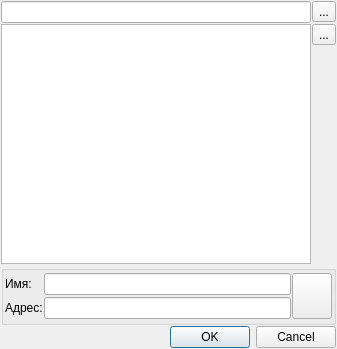
<?xml version="1.0" encoding="UTF-8"?>
<ui version="4.0">
 <class>CAddrBook</class>
 <widget class="QDialog" name="CAddrBook">
  <property name="geometry">
   <rect>
    <x>0</x>
    <y>0</y>
    <width>337</width>
    <height>349</height>
   </rect>
  </property>
  <property name="windowTitle">
   <string>Список контактов</string>
  </property>
  <property name="windowIcon">
   <iconset resource="qt4phone.qrc">
    <normaloff>:/images/Resources/teleph.png</normaloff>:/images/Resources/teleph.png</iconset>
  </property>
  <layout class="QGridLayout" name="gridLayout_2">
   <property name="margin">
    <number>1</number>
   </property>
   <property name="spacing">
    <number>1</number>
   </property>
   <item row="0" column="0">
    <widget class="QLineEdit" name="txtMask"/>
   </item>
   <item row="0" column="1">
    <widget class="QToolButton" name="cmdAdd">
     <property name="toolTip">
      <string>Добавить контакт</string>
     </property>
     <property name="statusTip">
      <string>Добавить контакт</string>
     </property>
     <property name="whatsThis">
      <string>Добавить контакт</string>
     </property>
     <property name="accessibleName">
      <string>Добавить контакт</string>
     </property>
     <property name="accessibleDescription">
      <string>Добавить контакт</string>
     </property>
     <property name="text">
      <string>...</string>
     </property>
     <property name="icon">
      <iconset resource="qt4phone.qrc">
       <normaloff>:/images/Resources/plus_add.png</normaloff>:/images/Resources/plus_add.png</iconset>
     </property>
    </widget>
   </item>
   <item row="1" column="0" rowspan="2">
    <widget class="QTableView" name="tblView">
     <property name="selectionBehavior">
      <enum>QAbstractItemView::SelectRows</enum>
     </property>
    </widget>
   </item>
   <item row="1" column="1">
    <widget class="QToolButton" name="cmdDel">
     <property name="toolTip">
      <string>Удалить контакт</string>
     </property>
     <property name="statusTip">
      <string>Удалить контакт</string>
     </property>
     <property name="whatsThis">
      <string>Удалить контакт</string>
     </property>
     <property name="accessibleName">
      <string>Удалить контакт</string>
     </property>
     <property name="accessibleDescription">
      <string>Удалить контакт</string>
     </property>
     <property name="text">
      <string>...</string>
     </property>
     <property name="icon">
      <iconset resource="qt4phone.qrc">
       <normaloff>:/images/Resources/minus_del.png</normaloff>:/images/Resources/minus_del.png</iconset>
     </property>
    </widget>
   </item>
   <item row="2" column="1">
    <spacer name="verticalSpacer">
     <property name="orientation">
      <enum>Qt::Vertical</enum>
     </property>
     <property name="sizeHint" stdset="0">
      <size>
       <width>20</width>
       <height>272</height>
      </size>
     </property>
    </spacer>
   </item>
   <item row="3" column="0" colspan="2">
    <widget class="QGroupBox" name="groupBox">
     <property name="minimumSize">
      <size>
       <width>0</width>
       <height>60</height>
      </size>
     </property>
     <property name="maximumSize">
      <size>
       <width>16777215</width>
       <height>60</height>
      </size>
     </property>
     <property name="title">
      <string/>
     </property>
     <layout class="QGridLayout" name="gridLayout">
      <property name="margin">
       <number>1</number>
      </property>
      <property name="spacing">
       <number>1</number>
      </property>
      <item row="0" column="0">
       <widget class="QLabel" name="label">
        <property name="text">
         <string>Имя:</string>
        </property>
       </widget>
      </item>
      <item row="0" column="1">
       <widget class="QLineEdit" name="txtName"/>
      </item>
      <item row="0" column="2" rowspan="2">
       <widget class="QPushButton" name="cmdSave">
        <property name="sizePolicy">
         <sizepolicy hsizetype="Minimum" vsizetype="Expanding">
          <horstretch>0</horstretch>
          <verstretch>0</verstretch>
         </sizepolicy>
        </property>
        <property name="text">
         <string/>
        </property>
        <property name="icon">
         <iconset resource="qt4phone.qrc">
          <normaloff>:/images/Resources/fsave.png</normaloff>:/images/Resources/fsave.png</iconset>
        </property>
        <property name="iconSize">
         <size>
          <width>32</width>
          <height>32</height>
         </size>
        </property>
       </widget>
      </item>
      <item row="1" column="0">
       <widget class="QLabel" name="label_2">
        <property name="text">
         <string>Адрес:</string>
        </property>
       </widget>
      </item>
      <item row="1" column="1">
       <widget class="QLineEdit" name="txtAddr"/>
      </item>
     </layout>
    </widget>
   </item>
   <item row="4" column="0" colspan="2">
    <widget class="QDialogButtonBox" name="buttonBox">
     <property name="standardButtons">
      <set>QDialogButtonBox::Cancel|QDialogButtonBox::Ok</set>
     </property>
    </widget>
   </item>
  </layout>
 </widget>
 <layoutdefault spacing="6" margin="11"/>
 <resources>
  <include location="qt4phone.qrc"/>
 </resources>
 <connections>
  <connection>
   <sender>buttonBox</sender>
   <signal>accepted()</signal>
   <receiver>CAddrBook</receiver>
   <slot>accept()</slot>
   <hints>
    <hint type="sourcelabel">
     <x>168</x>
     <y>335</y>
    </hint>
    <hint type="destinationlabel">
     <x>168</x>
     <y>174</y>
    </hint>
   </hints>
  </connection>
  <connection>
   <sender>buttonBox</sender>
   <signal>rejected()</signal>
   <receiver>CAddrBook</receiver>
   <slot>reject()</slot>
   <hints>
    <hint type="sourcelabel">
     <x>168</x>
     <y>335</y>
    </hint>
    <hint type="destinationlabel">
     <x>168</x>
     <y>174</y>
    </hint>
   </hints>
  </connection>
 </connections>
</ui>
